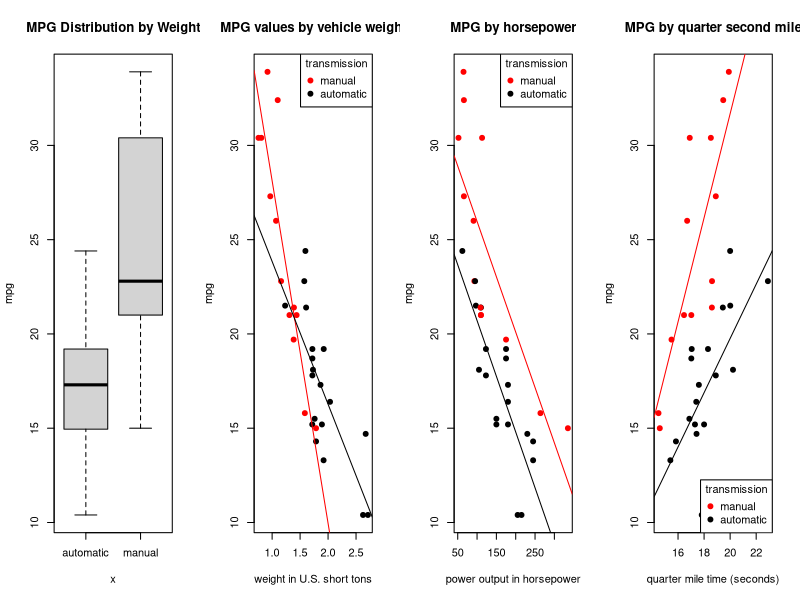
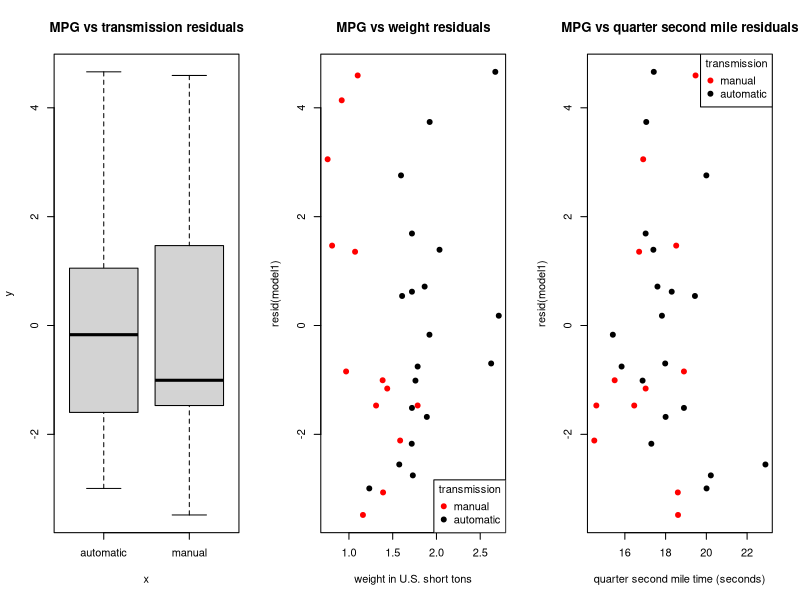
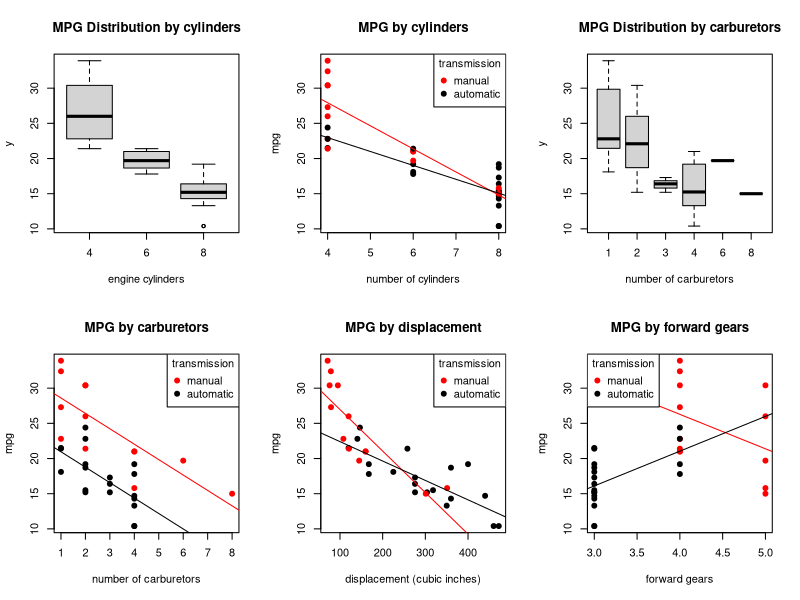

Write the R code that produced these figures, in order.
## ---- chunk 1
model.all <- lm(mpg ~ factor(am) + factor(cyl) + disp + hp + drat + wt + qsec + gear + carb, mtcars)
model1 <- step(model.all)
## ---- chunk 2
names(model1$coefficients)[2:4] <- c("am: manual transmission", "wt: per 1000 pounds weight", "qsec: per second of 1/4 mile time")
summary1 <- summary(model1)
summary1$call
summary1$coef[-1, c(1,4)]
## ---- chunk 3
data(mtcars)
pch1 = 19
par("mfrow" = c(1,4))
with(mtcars, plot(factor(ifelse(am, "manual", "automatic")), mpg, main = "MPG Distribution by Weight", ylab = "mpg"))
with(mtcars, plot(wt / 2, mpg, col=ifelse(am, "red", "black"), pch = pch1, main = "MPG values by vehicle weight", xlab = "weight in U.S. short tons"))
abline(lm(mpg ~ I(wt / 2), mtcars, subset = am == 1), col = "red")
abline(lm(mpg ~ I(wt / 2), mtcars, subset = am == 0), col = "black")
legend("topright", col=c("red","black"), pch = pch1, legend = c("manual", "automatic"), title = "transmission")
with(mtcars, plot(hp, mpg, col=ifelse(am, "red", "black"), pch = pch1, main = "MPG by horsepower", xlab = "power output in horsepower"))
abline(lm(mpg ~ hp, mtcars, subset = am == 1), col = "red")
abline(lm(mpg ~ hp, mtcars, subset = am == 0), col = "black")
legend("topright", col=c("red","black"), pch = pch1, legend = c("manual", "automatic"), title = "transmission")
with(mtcars, plot(qsec, mpg, col=ifelse(am, "red", "black"), pch = pch1, main = "MPG by quarter second mile", xlab = "quarter mile time (seconds)"))
abline(lm(mpg ~ qsec, mtcars, subset = am == 1), col = "red")
abline(lm(mpg ~ qsec, mtcars, subset = am == 0), col = "black")
legend("bottomright", col=c("red","black"), pch = pch1, legend = c("manual", "automatic"), title = "transmission")

## ---- chunk 4
par("mfrow" = c(1,3))
with(mtcars, plot(factor(ifelse(am, "manual", "automatic")), resid(model1), main = "MPG vs transmission residuals"))
with(mtcars, plot(wt / 2, resid(model1), col=ifelse(am, "red", "black"), pch = pch1, main = "MPG vs weight residuals", xlab = "weight in U.S. short tons"))
legend("bottomright", col=c("red","black"), pch = pch1, legend = c("manual", "automatic"), title = "transmission")
with(mtcars, plot(qsec, resid(model1), col=ifelse(am, "red", "black"), pch = pch1, main = "MPG vs quarter second mile residuals", xlab = "quarter second mile time (seconds)"))
legend("topright", col=c("red","black"), pch = pch1, legend = c("manual", "automatic"), title = "transmission")
## ---- chunk 5
par("mfrow" = c(2,3))
with(mtcars, plot(factor(cyl), mpg, main = "MPG Distribution by cylinders", xlab = "engine cylinders"))
with(mtcars, plot(cyl, mpg, col=ifelse(am, "red", "black"), pch = pch1, main = "MPG by cylinders", xlab = "number of cylinders"))
abline(lm(mpg ~ cyl, mtcars, subset = am == 1), col = "red")
abline(lm(mpg ~ cyl, mtcars, subset = am == 0), col = "black")
legend("topright", col=c("red","black"), pch = pch1, legend = c("manual", "automatic"), title = "transmission")
with(mtcars, plot(factor(carb), mpg, main = "MPG Distribution by carburetors", xlab = "number of carburetors"))
with(mtcars, plot(carb, mpg, col=ifelse(am, "red", "black"), pch = pch1, main = "MPG by carburetors", xlab = "number of carburetors"))
abline(lm(mpg ~ carb, mtcars, subset = am == 1), col = "red")
abline(lm(mpg ~ carb, mtcars, subset = am == 0), col = "black")
legend("topright", col=c("red","black"), pch = pch1, legend = c("manual", "automatic"), title = "transmission")
with(mtcars, plot(disp, mpg, col=ifelse(am, "red", "black"), pch = pch1, main = "MPG by displacement", xlab = "displacement (cubic inches)"))
abline(lm(mpg ~ disp, mtcars, subset = am == 1), col = "red")
abline(lm(mpg ~ disp, mtcars, subset = am == 0), col = "black")
legend("topright", col=c("red","black"), pch = pch1, legend = c("manual", "automatic"), title = "transmission")
with(mtcars, plot(gear, mpg, col=ifelse(am, "red", "black"), pch = pch1, main = "MPG by forward gears", xlab = "forward gears"))
abline(lm(mpg ~ gear, mtcars, subset = am == 1), col = "red")
abline(lm(mpg ~ gear, mtcars, subset = am == 0), col = "black")
legend("topleft", col=c("red","black"), pch = pch1, legend = c("manual", "automatic"), title = "transmission")

## ---- chunk 6
dfbetas1 <- aggregate(dfbetas(model1), list(ifelse(mtcars$am, "manual", "automatic")), mean)
names(dfbetas1)[c(1,3)] <- c("transmission", "transmission dfbeta")
dfbetas1[, -2]
